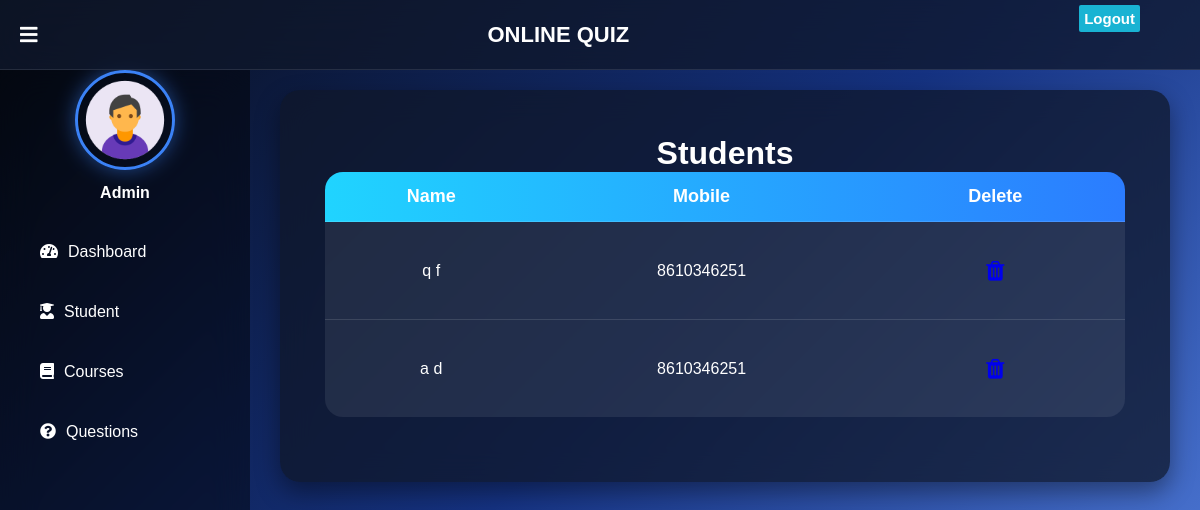
/admin-view-student (signed in), run on an earlier commit of the app's database.
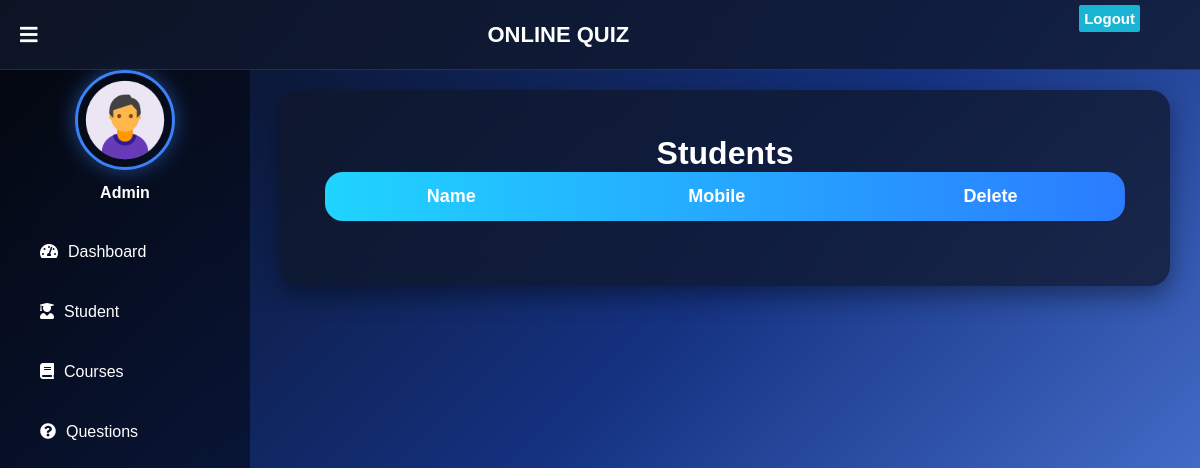
And on a later commit of the database.
### student/models.py (models this page shows, shortened)
class Student(models.Model):
    user=models.OneToOneField(User,on_delete=models.CASCADE)
    profile_pic= models.ImageField(upload_to='profile_pic/Student/',null=True,blank=True,default="")
    address = models.CharField(max_length=40,blank=True,null=True)
    mobile = models.CharField(max_length=20,null=False)
    @property
    def get_name(self):
        return self.user.first_name+" "+self.user.last_name

### quiz/views.py (the view)
# urls.py: path('admin-view-student', views.admin_view_student_view, name='admin-view-student'),
@login_required(login_url='adminlogin')
@user_passes_test(is_admin)
def admin_view_student_view(request):
    students= SMODEL.Student.objects.all()
    return render(request,'quiz/admin_view_student.html',{'students':students})

### quiz/views.py (called while the page is built)
def is_admin(user):
    return user.is_superuser

### templates/quiz/admin_view_student.html (shortened to what this page needs)
{% extends 'quiz/adminbase.html' %}
{% block content %}
{%load static%}
<head>
</head>
<div class="container-fluid">
  <div class="row">
    <div class="col-lg-8 col-md-10 mx-auto">
  <div class="panel panel-primary">
    <div class="panel-heading">
      <div class="student-card">
      <h4 class="text-center" style="text-align: center;">Students</h4>
    </div>
    <table class="table table-bordered table-hover text-center">
      </div>
      <thead>
       <tr>
    <th style="text-align:center;">Name</th>
    <th style="text-align:center;">Mobile</th>
    <th style="text-align:center;">Delete</th>
</tr>
      </thead>
     <tbody>
{% for t in students %}
<tr>
    <td>{{ t.get_name }}</td>
    <td>{{ t.mobile }}</td>
    <td>
    <a href="{% url 'delete-student' t.id %}" class="btn btn-danger">
        <i class="fa fa-trash"></i>
    </a>
</td>
</tr>
{% endfor %}
</tbody>
  </div>
</div>
</div>
</div>
{% endblock content %}

### templates/quiz/adminbase.html (shortened to what this page needs)
<!DOCTYPE html>
{% load static %}
<html lang="en" dir="ltr">
<head>
  <link rel="stylesheet" href="https://cdnjs.cloudflare.com/ajax/libs/font-awesome/5.12.1/css/all.min.css">
</head>
<body>
  <header>
    <label for="check">
     <i class="fas fa-bars" id="sidebar_btn"></i>
    </label>
    <div class="left_area">
      <h3>Online Quiz</h3>
    </div>
    <div class="right_area">
      <a href="/logout" class="logout_btn">Logout</a>
    </div>
  </header>
  <div class="sidebar">
    <center>
      <img src="{% static "image/admin.png" %}" class="profile_image" alt="">
      <h4>Admin</h4>
    </center>
    <a href="/admin-dashboard"><i class="fas fa-tachometer-alt"></i><span>Dashboard</span></a>
    <a href="/admin-student"><i class="fas fa-user-graduate"></i><span>Student</span></a>
    <a href="/admin-course"><i class="fas fa-book"></i><span>Courses</span></a>
    <a href="/admin-question"><i class="fas fa-question-circle"></i><span>Questions</span></a>
  </div>
  <div class="content">
    {% block content %}
    {% endblock content %}
    <br><br><br>
    {% include "quiz/footer.html" %}
  </div>
</body>
</html>

### templates/quiz/footer.html (shortened to what this page needs)
<!DOCTYPE html>
<html>
<head>
  <link rel="stylesheet" href="https://maxcdn.bootstrapcdn.com/font-awesome/4.7.0/css/font-awesome.min.css">
</head>
</html>

### templates/quiz/adminbase.html (style rules this page uses)
a:link { text-decoration: none; }
header { position:fixed; top:0; left:0; width:100%; height:70px; backdrop-filter:blur(12px); display:flex; justify-content:space-between; align-items:center; padding:0 20px; z-index:10000; background:rgba(15,23,42,.75); backdrop-filter:blur(20px); border-bottom:1px solid rgba(255,255,255,.1); }
.left_area h3 { color: #fff; margin: 0px; text-transform: uppercase; font-size: 22px; font-weight: 900; }
.logout_btn { padding: 5px; background: #19B3D3; text-decoration: none; float: right; margin-top: -30px; margin-right: 40px; border-radius: 2px; font-size: 15px; font-weight: 600; color: #fff; transition: 0.5s; }
.sidebar { position: fixed; top: 70px; left: 0; width: 250px; height: calc(100vh - 70px); z-index: 9999; transition: left .4s ease; background: rgba(0,0,0,0.45); backdrop-filter: blur(18px); -webkit-backdrop-filter: blur(18px); }
.sidebar .profile_image { width: 100px; height: 100px; border-radius: 100px; margin-bottom: 10px; border:3px solid #3b82f6; box-shadow:0 0 20px rgba(59,130,246,.5); }
.sidebar h4 { color: #fff; margin-top: 0; margin-bottom: 20px; }
.sidebar a { color: #fff; display: block; width: 100%; line-height: 60px; text-decoration: none; padding-left: 40px; box-sizing: border-box; transition: 0.5s; }
.sidebar i { padding-right: 10px; }
label #sidebar_btn { z-index: 1; color: #fff; position: static; margin-right: 15px; cursor: pointer; left: 300px; font-size: 20px; margin: 5px 0; transition: 0.5s; transition-property: color; }
.left_area { display:flex; align-items:center; gap:15px; }
.content { margin-left:250px; justify-content: center; align-items: flex-start; padding: 90px 30px 30px; background: transparent; color: #fff; min-height:100vh; width:calc(100% - 250px); position: relative; z-index: 1; overflow-x:hidden; transition:all 0.5s ease; animation:fadeln 0.8s ease; }
* { margin:0; padding:0; box-sizing:border-box; font-family:'Poppins',sans-serif; }
body { margin:0; padding:0; font-family:'Poppins',sans-serif; background:linear-gradient(135deg,#070c16,#153281,#5987e9); background-attachment:fixed; background-size:cover; min-height:100vh; }
.row { gap: 25px; }
img { max-width:100%; border-radius:15px; }

### templates/quiz/admin_view_student.html (style rules this page uses)
a:link { text-decoration: none; }
.panel { background:rgba(13,20,45,.75); backdrop-filter:blur(15px); border-radius:25px; padding:25px; box-shadow:0 15px 35px rgba(0,0,0,.4); animation:fadeIn .8s ease; }
.panel-heading { text-align:center; margin-bottom:20px; }
.table { width:100%; overflow:hidden; border-radius:18px; border-collapse:collapse; }
.table thead { background:linear-gradient(90deg,#20d4ff,#2b7cff); }
.table thead th { color:#fff; text-align:center; padding:14px; font-size:18px; font-weight:600; }
.panel { border-radius:20px; overflow:hidden; background:rgba(15,23,42,.75); box-shadow:0 10px 25px rgba(0,0,0,.4); }
.panel-heading { padding:20px; text-align:center; }
.table { margin-bottom:0; font-size:16px; }
.table th, .table td { text-align:center; padding:14px; }
.panel-heading h4 { font-size:32px; font-weight:bold; color:#fff; }

What changed in the data, as far as the page shows it:
removed Student: get_name "q f", mobile "8610346251"
removed Student: get_name "a d", mobile "8610346251"
